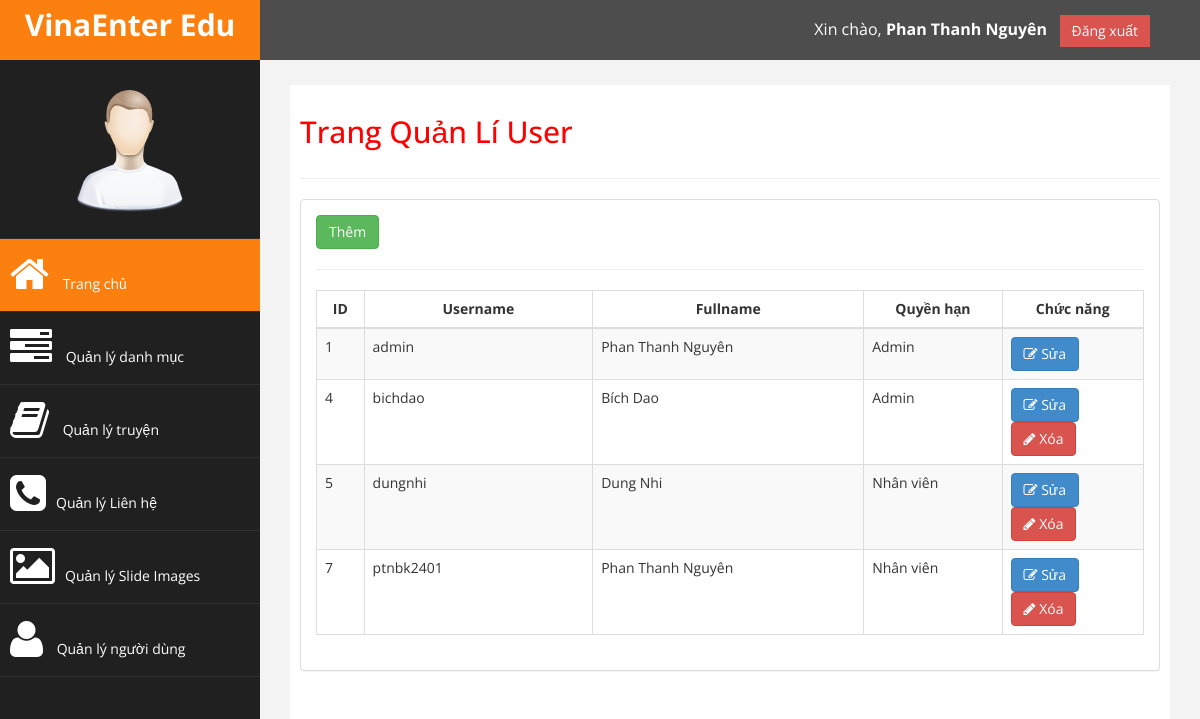
Screenshot of /admin/user/index.php (signed in) with the database file from the repository.
### tables this page shows
CREATE TABLE `users` (
  `id` int(255) NOT NULL,
  `username` varchar(100) NOT NULL,
  `password` varchar(100) NOT NULL,
  `fullname` varchar(100) NOT NULL,
  `admin` int(2) NOT NULL
);

### admin/user/index.php (the view, shortened to what this page needs)
<?php require_once $_SERVER['DOCUMENT_ROOT']. '/templates/admin/inc/header.php'; ?>
<?php require_once $_SERVER['DOCUMENT_ROOT']. '/templates/admin/inc/leftbar.php'; ?>
<div id="page-wrapper">
    <div id="page-inner">
        <div class="row">
            <div class="col-md-12">
                <?php
                    $adminlogin =  $arUserLogin['admin'];
                    if($adminlogin == 0){
                ?>
                    <h2>Bạn không có quyền truy cập Trang Quản Lí User</h2>
                    <img src="/files/hot-girl.jpg" alt="hot-girl.jpg" title="Người yêu Em đẹp không!!" width=100%>
            </div>
        </div>
                <?php
                    }
                    else{
                ?>
                 <h2>Trang Quản Lí User</h2>
            </div>
        </div>
        <hr />
        <div class="row">
            <div class="col-md-12">
                <div class="panel panel-default">
                    <div class="panel-body">
                        <div class="table-responsive">
                            <div class="row">
                                <div class="col-sm-6">
                                    <a href="/admin/user/add.php?p=user" class="btn btn-success btn-md">Thêm</a>
                                </div>
                            </div>
                            <hr>
                            <table class="table table-striped table-bordered table-hover" id="dataTables-example">
                                <thead>
                                    <tr>
                                        <th width="50px">ID</th>
                                        <th width="250px">Username</th>
                                        <th width="300px">Fullname</th>
                                        <th width="150px">Quyền hạn</th>
                                        <th width="150px">Chức năng</th>
                                    </tr>
                                </thead>
                                <tbody>
                                    <?php
                                        $sql = "SELECT * FROM users";
                                        $query = $conn->query($sql);
                                        $link = $query->num_rows ;
                                        if($link > 0){
                                            $i=0;
                                            while ($arUser = mysqli_fetch_assoc($query)) {
                                                if ($i % 2 == 0) { $cl = "even"; } else { $cl = "odd"; }
                                                $idUser = $arUser['id'] ;
                                                $username = $arUser['username'] ;
                                                $fullname = $arUser['fullname'] ;
                                                $admin = $arUser['admin'] ;
                                                $urldel = "/admin/user/delete.php?idUser={$idUser}";
                                                $urledit = "/admin/user/edit.php?p=user&idUser={$idUser}";
                                       ?>
                                        <tr class="<?php echo $cl?> gradeX">
                                            <td><?php echo $idUser ?></td>
                                            <td><?php echo $username ?></td>
                                            <td><?php echo $fullname ?></td>
                                            <td><?php if($admin==1) echo "Admin"; else echo "Nhân viên" ; ?></td>
                                            <td class="center">
                                                <a href="<?php echo $urledit ?>" title="" class="btn btn-primary"><i class="fa fa-edit "></i> Sửa</a>
                                                <?php if($username != 'admin'){ ?>
                                                <a href="<?php echo $urldel ?>" title="" onclick="return confirm('Bạn có chắc muốn xóa!!')" class="btn btn-danger"><i class="fa fa-pencil"></i> Xóa</a>
                                                <?php } ?>
                                            </td>
                                        </tr>
                                       <?php
                                            }
                                        }
                                        ?>
                                </tbody>
                            </table>
                        </div>
                    </div>
                </div>
            </div>
        </div>
    </div>
<?php  } ?>
</div>
<?php require_once $_SERVER['DOCUMENT_ROOT']. '/templates/admin/inc/footer.php'; ?>

### templates/admin/css/custom.css (style rules this page uses)
body { font-family: 'Open Sans', sans-serif; }
table th { text-align: center; }
#page-wrapper { padding: 15px 15px; min-height: 600px; background:#F3F3F3; }
#page-inner { width:100%; margin:10px 20px 10px 0px; background-color:#fff!important; padding:10px; min-height:1200px; }
h2 { color: #f00; }
@media (min-width:768px) { #page-wrapper { margin: 0 0 0 260px; padding: 15px 30px; min-height: 1200px; } }

### rows the page displays
users: id "1", username "admin", fullname "Phan Thanh Nguyên", admin "Admin"
users: id "4", username "bichdao", fullname "Bích Dao", admin "Admin"
users: id "5", username "dungnhi", fullname "Dung Nhi", admin "Nhân viên"
users: id "7", username "ptnbk2401", fullname "Phan Thanh Nguyên", admin "Nhân viên"

### other values shown
$arUserLogin['fullname'] "Phan Thanh Nguyên"
